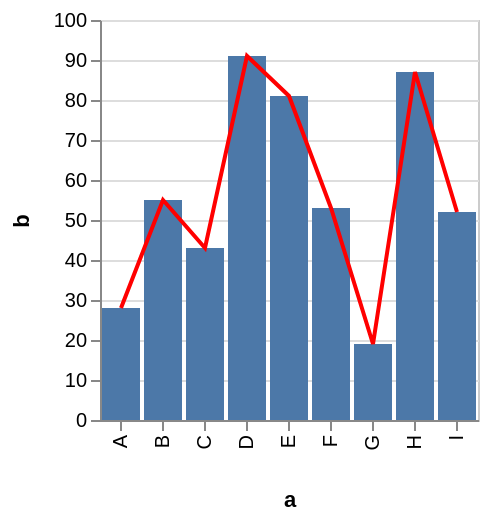

Specify this chart in Vega-Lite:
### Vega specification from a JSON file in a GitHub repository (floating-point values rounded to 4 significant figures)
{"$schema": "https://vega.github.io/schema/vega/v3.0.json", "autosize": "pad", "padding": 5, "encode": {"update": {"stroke": {"value": "#ccc"}, "fill": {"value": "transparent"}}}, "data": [{"name": "source_0", "values": [{"a": "A", "b": 28}, {"a": "B", "b": 55}, {"a": "C", "b": 43}, {"a": "D", "b": 91}, {"a": "E", "b": 81}, {"a": "F", "b": 53}, {"a": "G", "b": 19}, {"a": "H", "b": 87}, {"a": "I", "b": 52}]}, {"name": "data_1", "source": "source_0", "transform": [{"type": "formula", "expr": "toNumber(datum[\"b\"])", "as": "b"}, {"type": "filter", "expr": "datum[\"b\"] !== null && !isNaN(datum[\"b\"])"}]}, {"name": "data_2", "source": "source_0", "transform": [{"type": "formula", "expr": "toNumber(datum[\"b\"])", "as": "b"}, {"type": "filter", "expr": "datum[\"b\"] !== null && !isNaN(datum[\"b\"])"}, {"type": "collect", "sort": {"field": "a", "order": "descending"}}]}], "signals": [{"name": "x_step", "value": 21}, {"name": "width", "update": "bandspace(domain('x').length, 0.1, 0.05) * x_step"}, {"name": "height", "update": "200"}], "marks": [{"name": "layer_0_marks", "type": "rect", "role": "bar", "from": {"data": "data_1"}, "encode": {"update": {"x": {"scale": "x", "field": "a"}, "width": {"scale": "x", "band": true}, "y": {"scale": "y", "field": "b"}, "y2": {"scale": "y", "value": 0}, "fill": {"value": "#4c78a8"}}}, "clip": true}, {"name": "layer_1_marks", "type": "line", "from": {"data": "data_2"}, "encode": {"update": {"x": {"scale": "x", "field": "a", "band": 0.5}, "y": {"scale": "y", "field": "b"}, "stroke": {"value": "red"}}}, "clip": true}], "scales": [{"name": "x", "type": "band", "domain": {"fields": [{"data": "data_1", "field": "a"}, {"data": "data_2", "field": "a"}], "sort": true}, "range": {"step": {"signal": "x_step"}}, "round": true, "paddingInner": 0.1, "paddingOuter": 0.05}, {"name": "y", "type": "linear", "domain": {"fields": [{"data": "data_1", "field": "b"}, {"data": "data_2", "field": "b"}], "sort": true}, "range": [{"signal": "height"}, 0], "round": true, "nice": true, "zero": true}], "axes": [{"scale": "x", "orient": "bottom", "tickCount": 5, "title": "a", "zindex": 1, "encode": {"labels": {"update": {"angle": {"value": 270}, "align": {"value": "right"}, "baseline": {"value": "middle"}}}}}, {"scale": "y", "orient": "left", "title": "b", "zindex": 1}, {"scale": "y", "domain": false, "grid": true, "labels": false, "maxExtent": 0, "minExtent": 0, "orient": "left", "ticks": false, "zindex": 0, "gridScale": "x"}], "config": {"axis": {"minExtent": 30}}}
